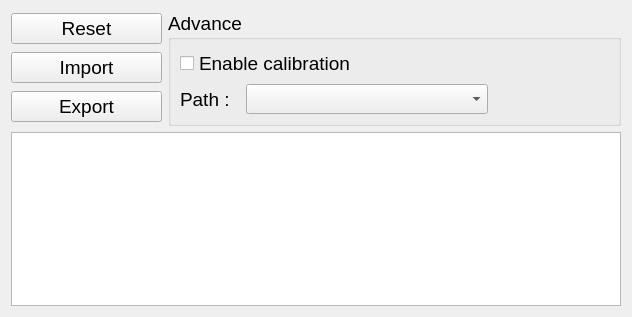
<?xml version="1.0" encoding="UTF-8"?>
<ui version="4.0">
 <class>qtvUIStorageR2Tune</class>
 <widget class="QWidget" name="qtvUIStorageR2Tune">
  <property name="geometry">
   <rect>
    <x>0</x>
    <y>0</y>
    <width>632</width>
    <height>317</height>
   </rect>
  </property>
  <property name="windowTitle">
   <string>Form</string>
  </property>
  <layout class="QVBoxLayout" name="verticalLayout">
   <item>
    <layout class="QHBoxLayout" name="layoutopts" stretch="2,6">
     <item>
      <layout class="QVBoxLayout" name="layout_0">
       <item>
        <widget class="QPushButton" name="btnreset">
         <property name="font">
          <font>
           <family>Arial</family>
           <pointsize>14</pointsize>
          </font>
         </property>
         <property name="text">
          <string>Reset</string>
         </property>
        </widget>
       </item>
       <item>
        <widget class="QPushButton" name="btnimport">
         <property name="font">
          <font>
           <family>Arial</family>
           <pointsize>14</pointsize>
          </font>
         </property>
         <property name="text">
          <string>Import</string>
         </property>
        </widget>
       </item>
       <item>
        <widget class="QPushButton" name="btnexport">
         <property name="font">
          <font>
           <family>Arial</family>
           <pointsize>14</pointsize>
          </font>
         </property>
         <property name="text">
          <string>Export</string>
         </property>
        </widget>
       </item>
      </layout>
     </item>
     <item>
      <widget class="QGroupBox" name="gbadv">
       <property name="font">
        <font>
         <family>Arial</family>
         <pointsize>14</pointsize>
        </font>
       </property>
       <property name="title">
        <string>Advance</string>
       </property>
       <layout class="QHBoxLayout" name="horizontalLayout" stretch="7">
        <item>
         <layout class="QVBoxLayout" name="layadv_0">
          <item>
           <widget class="QCheckBox" name="cbentune">
            <property name="font">
             <font>
              <family>Arial</family>
              <pointsize>14</pointsize>
             </font>
            </property>
            <property name="text">
             <string>Enable calibration</string>
            </property>
           </widget>
          </item>
          <item>
           <layout class="QHBoxLayout" name="adv0" stretch="2,8,4">
            <item>
             <widget class="QLabel" name="lbpath">
              <property name="font">
               <font>
                <family>Arial</family>
                <pointsize>14</pointsize>
               </font>
              </property>
              <property name="text">
               <string>Path : </string>
              </property>
             </widget>
            </item>
            <item>
             <widget class="QComboBox" name="cbpath">
              <property name="font">
               <font>
                <family>Times New Roman</family>
                <pointsize>14</pointsize>
               </font>
              </property>
             </widget>
            </item>
            <item>
             <spacer name="horizontalSpacer">
              <property name="orientation">
               <enum>Qt::Horizontal</enum>
              </property>
              <property name="sizeHint" stdset="0">
               <size>
                <width>40</width>
                <height>20</height>
               </size>
              </property>
             </spacer>
            </item>
           </layout>
          </item>
         </layout>
        </item>
       </layout>
      </widget>
     </item>
    </layout>
   </item>
   <item>
    <widget class="qtvUITableR2Tune" name="tabler2tune">
     <property name="font">
      <font>
       <family>Times New Roman</family>
       <pointsize>14</pointsize>
      </font>
     </property>
    </widget>
   </item>
  </layout>
 </widget>
 <customwidgets>
  <customwidget>
   <class>qtvUITableR2Tune</class>
   <extends>QTableWidget</extends>
   <header>ui/base/qtv_ui_storage.h</header>
  </customwidget>
 </customwidgets>
 <resources/>
 <connections/>
</ui>
